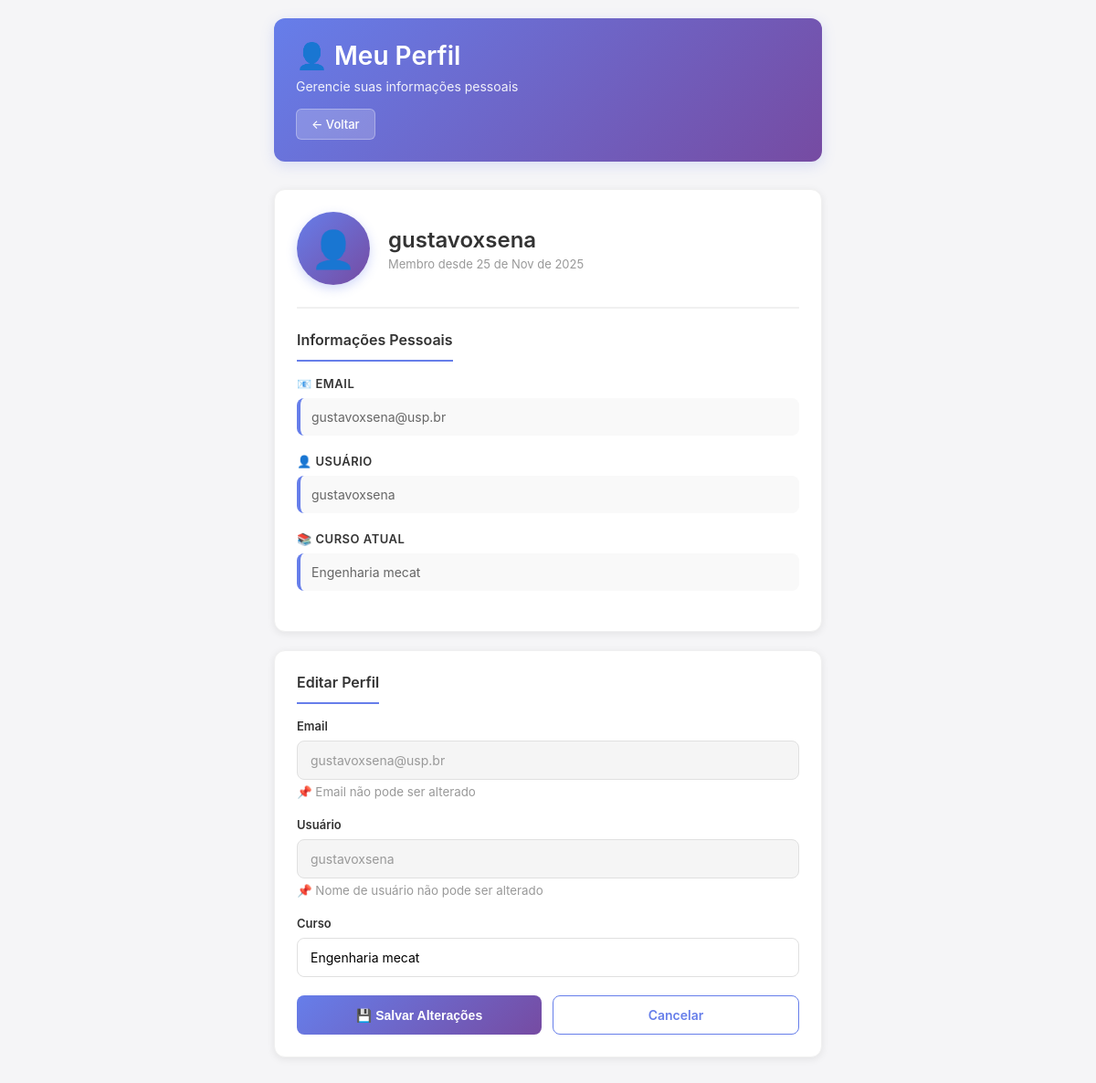
/perfil/ (signed in), run on the app's committed database.
### core/models.py (models this page shows)
class User(AbstractUser):
    curso = models.CharField(max_length=100)
    is_admin = models.BooleanField(default=False)
    email_confirmado = models.BooleanField(default=False)
    token_confirmacao = models.CharField(max_length=100, blank=True, null=True)

### core/views.py (the view, shortened to what this page needs)
# urls.py: path('perfil/', views.perfil_usuario, name='perfil_usuario'),
@login_required(login_url='login')
def perfil_usuario(request):
    if request.user.is_admin:
        return redirect('painel_admin')
    return render(request, 'core/perfil_usuario.html', {
        'usuario': request.user
    })

### core/templates/core/perfil_usuario.html (shortened to what this page needs)
<!DOCTYPE html>
<html lang="pt-BR">
<head>
</head>
<body>
    <div class="container">
        <div class="header">
            <h1>👤 Meu Perfil</h1>
            <p>Gerencie suas informações pessoais</p>
            <a href="{% url 'home_usuario' %}" class="back-btn">← Voltar</a>
        </div>
        <div class="profile-section">
            <div class="profile-header">
                <div class="profile-avatar">👤</div>
                <div class="profile-info">
                    <h2>{{ usuario.username }}</h2>
                    <p>Membro desde {{ usuario.date_joined|date:"d \d\e M \d\e Y" }}</p>
                </div>
            </div>
            <div>
                <h3 class="section-title">Informações Pessoais</h3>
                <div class="info-group">
                    <span class="info-label">📧 Email</span>
                    <div class="info-value">{{ usuario.email }}</div>
                </div>
                <div class="info-group">
                    <span class="info-label">👤 Usuário</span>
                    <div class="info-value">{{ usuario.username }}</div>
                </div>
                <div class="info-group">
                    <span class="info-label">📚 Curso Atual</span>
                    <div class="info-value">{{ usuario.curso }}</div>
                </div>
            </div>
        </div>
        <div class="profile-section">
            <h3 class="section-title">Editar Perfil</h3>
            <form method="post" novalidate>
                <div class="form-group">
                    <label for="email">Email</label>
                    <input
                        type="email"
                        id="email"
                        name="email"
                        value="{{ usuario.email }}"
                        disabled
                        class="email-read-only"
                    >
                    <small style="color: #999; display: block; margin-top: 5px;">
                        📌 Email não pode ser alterado
                    </small>
                </div>
                <div class="form-group">
                    <label for="username">Usuário</label>
                    <input
                        type="text"
                        id="username"
                        name="username"
                        value="{{ usuario.username }}"
                        disabled
                        class="email-read-only"
                    >
                    <small style="color: #999; display: block; margin-top: 5px;">
                        📌 Nome de usuário não pode ser alterado
                    </small>
                </div>
                <div class="form-group">
                    <label for="curso">Curso</label>
                    <input
                        type="text"
                        id="curso"
                        name="curso"
                        value="{{ usuario.curso }}"
                        placeholder="Ex: Engenharia de Software"
                        required
                    >
                </div>
                <div class="form-actions">
                    <button type="submit" class="btn-save">💾 Salvar Alterações</button>
                    <a href="{% url 'home_usuario' %}" class="btn-cancel">Cancelar</a>
                </div>
            </form>
        </div>
    </div>
</body>
</html>

### core/templates/core/perfil_usuario.html (style rules this page uses)
* { margin: 0; padding: 0; box-sizing: border-box; }
body { font-family: -apple-system, BlinkMacSystemFont, 'Segoe UI', Roboto, Oxygen, Ubuntu, Cantarell, sans-serif; background: #f5f5f7; min-height: 100vh; padding: 20px; }
.container { max-width: 600px; margin: 0 auto; }
.header { background: linear-gradient(135deg, #667eea 0%, #764ba2 100%); color: white; padding: 24px; border-radius: 12px; margin-bottom: 30px; box-shadow: 0 4px 15px rgba(102, 126, 234, 0.2); }
.header h1 { font-size: 28px; font-weight: 600; margin-bottom: 8px; }
.header p { font-size: 14px; opacity: 0.9; }
.back-btn { display: inline-flex; align-items: center; gap: 8px; background: rgba(255, 255, 255, 0.2); color: white; padding: 8px 16px; border-radius: 6px; text-decoration: none; font-size: 13px; font-weight: 500; border: 1px solid rgba(255, 255, 255, 0.3); transition: all 0.3s ease; margin-top: 16px; cursor: pointer; }
.profile-section { background: white; border-radius: 12px; padding: 24px; margin-bottom: 20px; box-shadow: 0 2px 8px rgba(0, 0, 0, 0.08); border: 1px solid #f0f0f0; }
.profile-header { display: flex; align-items: center; gap: 20px; margin-bottom: 24px; padding-bottom: 24px; border-bottom: 2px solid #f0f0f0; }
.profile-avatar { width: 80px; height: 80px; background: linear-gradient(135deg, #667eea 0%, #764ba2 100%); border-radius: 50%; display: flex; align-items: center; justify-content: center; font-size: 40px; color: white; box-shadow: 0 4px 12px rgba(102, 126, 234, 0.3); }
.profile-info h2 { font-size: 24px; color: #333; margin-bottom: 4px; font-weight: 600; }
.profile-info p { font-size: 13px; color: #999; }
.section-title { font-size: 16px; font-weight: 600; color: #333; margin-bottom: 16px; padding-bottom: 12px; border-bottom: 2px solid #667eea; display: inline-block; }
.info-group { margin-bottom: 20px; }
.info-label { display: block; font-size: 13px; font-weight: 600; color: #333; margin-bottom: 8px; text-transform: uppercase; letter-spacing: 0.5px; }
.info-value { font-size: 14px; color: #666; padding: 12px; background: #f9f9f9; border-radius: 8px; border-left: 4px solid #667eea; }
.form-group { margin-bottom: 20px; }
.form-group label { display: block; font-size: 13px; font-weight: 600; color: #333; margin-bottom: 8px; }
.form-group input, .form-group textarea { width: 100%; padding: 12px 14px; border: 1px solid #e0e0e0; border-radius: 8px; font-size: 14px; font-family: inherit; transition: all 0.3s ease; }
.form-group input:disabled { background: #f5f5f5; color: #999; cursor: not-allowed; }
.form-actions { display: flex; gap: 12px; margin-top: 20px; }
.btn-save { flex: 1; padding: 12px; background: linear-gradient(135deg, #667eea 0%, #764ba2 100%); color: white; border: none; border-radius: 8px; font-size: 14px; font-weight: 600; cursor: pointer; transition: transform 0.2s ease, box-shadow 0.2s ease; }
.btn-cancel { flex: 1; padding: 12px; background: white; color: #667eea; border: 1px solid #667eea; border-radius: 8px; font-size: 14px; font-weight: 600; cursor: pointer; transition: all 0.3s ease; text-decoration: none; display: flex; align-items: center; justify-content: center; }
.email-read-only { background: #f5f5f5; }

### data on the page
User: username "gustavoxsena", date_joined "25 de Nov de 2025", email "gustavoxsena@usp.br", curso "Engenharia mecat"
